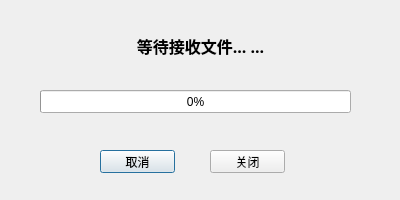
<?xml version="1.0" encoding="UTF-8"?>
<ui version="4.0">
 <class>fileReceiver</class>
 <widget class="QDialog" name="fileReceiver">
  <property name="geometry">
   <rect>
    <x>0</x>
    <y>0</y>
    <width>400</width>
    <height>200</height>
   </rect>
  </property>
  <property name="windowTitle">
   <string>文件接收</string>
  </property>
  <widget class="QPushButton" name="btnCancel">
   <property name="geometry">
    <rect>
     <x>100</x>
     <y>150</y>
     <width>75</width>
     <height>23</height>
    </rect>
   </property>
   <property name="text">
    <string>取消</string>
   </property>
  </widget>
  <widget class="QPushButton" name="btnClose">
   <property name="geometry">
    <rect>
     <x>210</x>
     <y>150</y>
     <width>75</width>
     <height>23</height>
    </rect>
   </property>
   <property name="text">
    <string>关闭</string>
   </property>
  </widget>
  <widget class="QProgressBar" name="progressBar">
   <property name="geometry">
    <rect>
     <x>40</x>
     <y>90</y>
     <width>311</width>
     <height>23</height>
    </rect>
   </property>
   <property name="value">
    <number>0</number>
   </property>
  </widget>
  <widget class="QLabel" name="FileReceiverStatusLabel">
   <property name="geometry">
    <rect>
     <x>40</x>
     <y>10</y>
     <width>321</width>
     <height>71</height>
    </rect>
   </property>
   <property name="font">
    <font>
     <family>Agency FB</family>
     <pointsize>12</pointsize>
     <weight>75</weight>
     <bold>true</bold>
    </font>
   </property>
   <property name="text">
    <string>等待接收文件... ...</string>
   </property>
   <property name="alignment">
    <set>Qt::AlignCenter</set>
   </property>
  </widget>
 </widget>
 <resources/>
 <connections/>
</ui>
